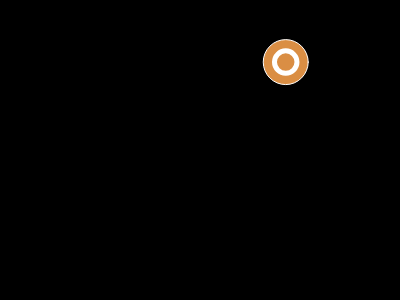
Frame 1 (no input)
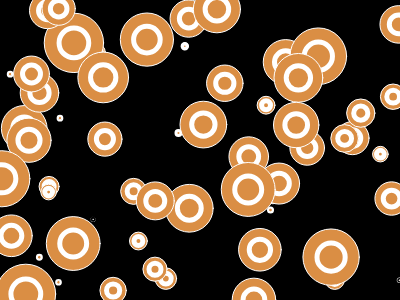
Frame 60 (no input)
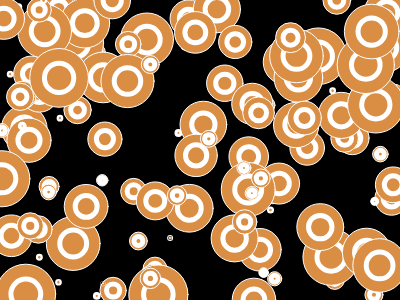
Frame 120 (the mouse pressed at the canvas centre since frame 60)

The p5.js sketch that drew these frames (run headless with seeded random() and noise() and a simulated clock; from frame 60 on, the mouse is pressed at the canvas centre):

// p5.js sketch
// ── sketch.js
function setup() {
  console.log("Initialization: OK")
  //set canvas size
  createCanvas(400,300);
  background(0)
  frameRate(50);
  noStroke();
}

function draw() {
  customShape();
}

function customShape(){
  var x = random(400)
  var y = random(300)
  size = random(60)
  stroke(255)
  strokeWeight(1);
  fill(218,142,68)
  ellipse(x,y, size, size);

  strokeWeight(5);
  ellipse(x,y, size/2, size/2);
}

//for just ellipse; put the code under custom shape back under variables
//fill(random(255), random(255), random(255));
//ellipse(x,y, size, size); take size 2 out.
